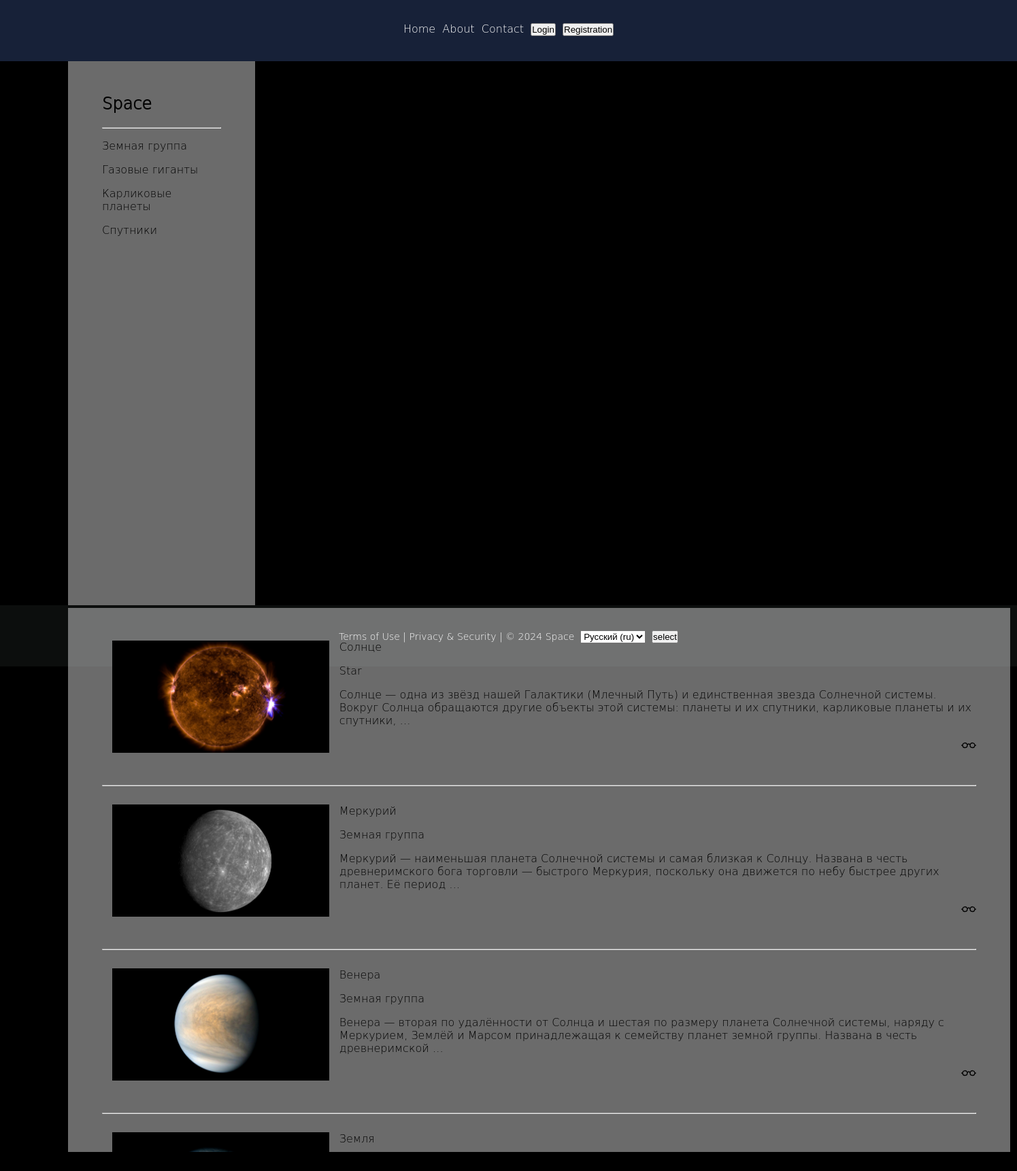
/, run on an earlier commit of the app's database.
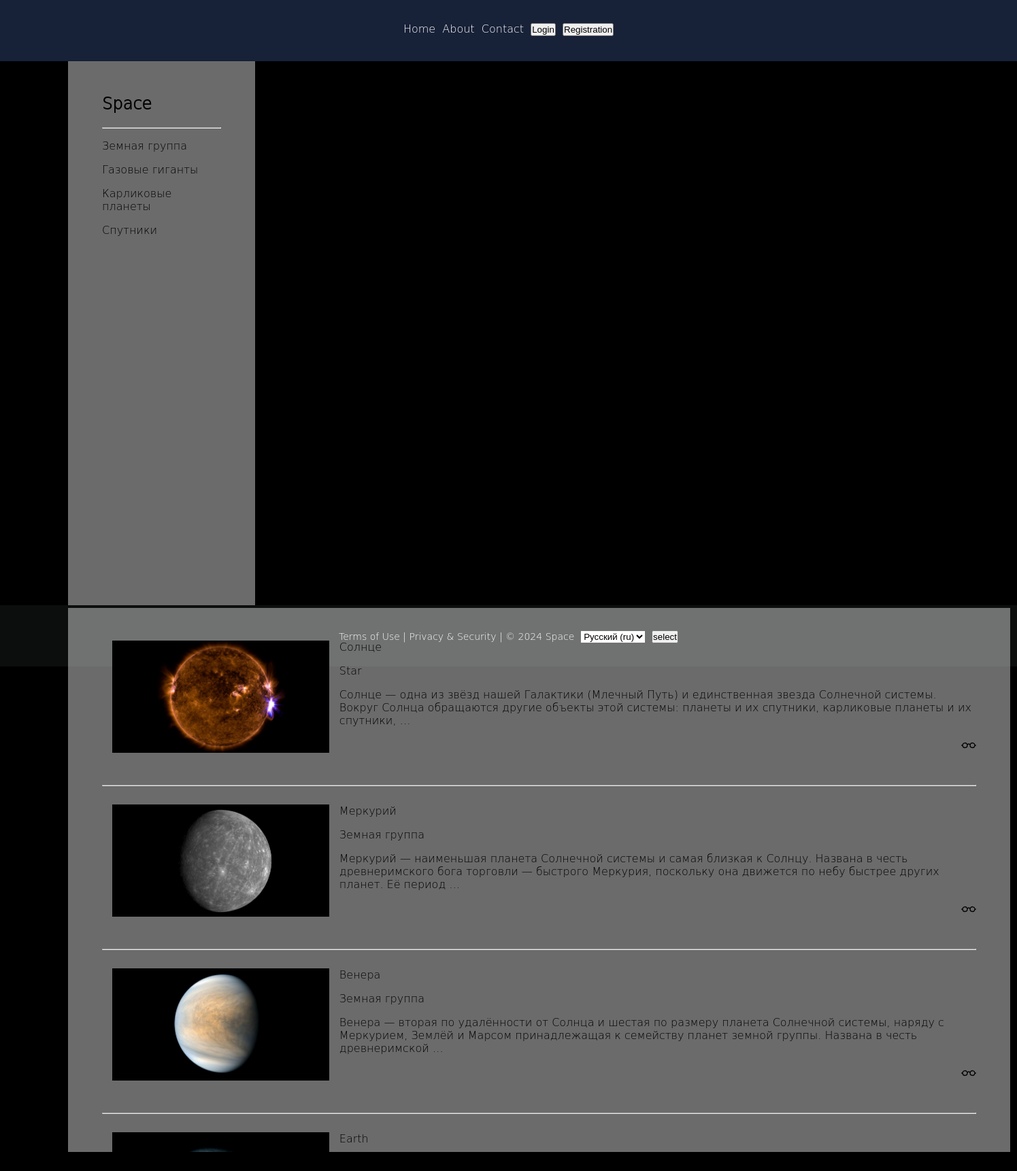
And on a later commit of the database.
### base/models.py (models this page shows, shortened)
class Content(models.Model):
    header = models.CharField(max_length=255, verbose_name=_('Header'))
    post = models.TextField(blank=True, verbose_name=_('Content'))
    slug = models.SlugField(max_length=255, unique=True, db_index=True, verbose_name=_('Slug'))
    photo = models.ImageField(
        upload_to="photos/%Y/%m/%d/", default=None, blank=True, null=True, verbose_name=_('Photo')
    )
    author = models.ForeignKey(
        get_user_model(), on_delete=models.SET_NULL, related_name='content',
        null=True, default=None, verbose_name=_('Author')
    )
    category = models.ForeignKey(
        'Category', on_delete=models.PROTECT, related_name='content', null=True, verbose_name=_('Categories')
    )
    time_create = models.DateTimeField(auto_now_add=True, verbose_name=_('Creation time'))
    time_update = models.DateTimeField(auto_now=True, verbose_name=_('Time of change'))
    is_published = models.BooleanField(default=True, verbose_name=_('Status'))
    objects = models.Manager()
    published = PublishManager()
    class Meta:
        verbose_name = _('object')
        verbose_name_plural = _('Objects')
    def get_absolute_url(self):
        return reverse('content', kwargs={'slug': self.slug})

### base/views.py (the view)
# urls.py: path('', views.HomePage.as_view(), name="home"),  # cache_page(60)()
class HomePage(ListView):
    template_name = 'base/index.html'
    context_object_name = 'post'
    paginate_by = 4
    extra_context = {'title': _('Space'), 'page_header': _('Space')}
    def get_queryset(self):
        return Content.published.all().select_related('category')

### base/models.py (called while the page is built)
    def get_queryset(self):
        return super().get_queryset().filter(is_published=1)

    def get_absolute_url(self):
        return reverse('category', kwargs={'cat_slug': self.cat_slug})

### base/templatetags/base_tags.py (called while the page is built)
@register.inclusion_tag('base/category.html')
def get_category(selected=0):
    category = Category.objects.all()
    return {'category': category, 'selected': selected}

### base/templates/base/index.html (shortened to what this page needs)
{% extends 'base.html' %}
{% load i18n %}
{% block content %}
{% for i in post %}
{% if i.photo %}
<a href='{{i.get_absolute_url}}'>
    <img align="left" src="{{i.photo.url}}" height="165" hspace="15" alt="{{i.header}}">
</a>
{% else %}
<a class="link-dark" href="{{i.get_absolute_url}}">
    {% include 'base/inclusions/image_icon.html' %}
</a>
{% endif %}
{{i.header}}
{% if i.category.cat_name != None %}
<p>{{i.category.cat_name}}</p>
{% else %}
<p>{% trans 'Star' %}</p>
{% endif %}
{% autoescape off %}
{{i.post|linebreaks|truncatewords:30}}
{% endautoescape %}
<p align="right">
    <a class="link-dark" href="{{i.get_absolute_url}}">{% include 'base/inclusions/eyeglasses_icon.html' %}</a>
</p><br>
{% if not forloop.last %}
<hr class="line"><br>
{% endif %}
{% endfor %}
{% endblock %}

What changed in the data, as far as the page shows it:
changed Content: header "Земля" → "Earth"
